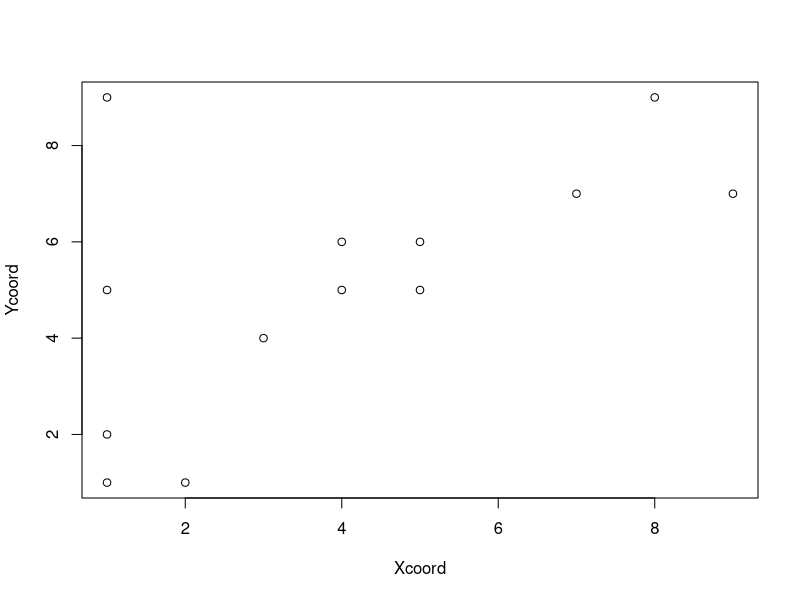
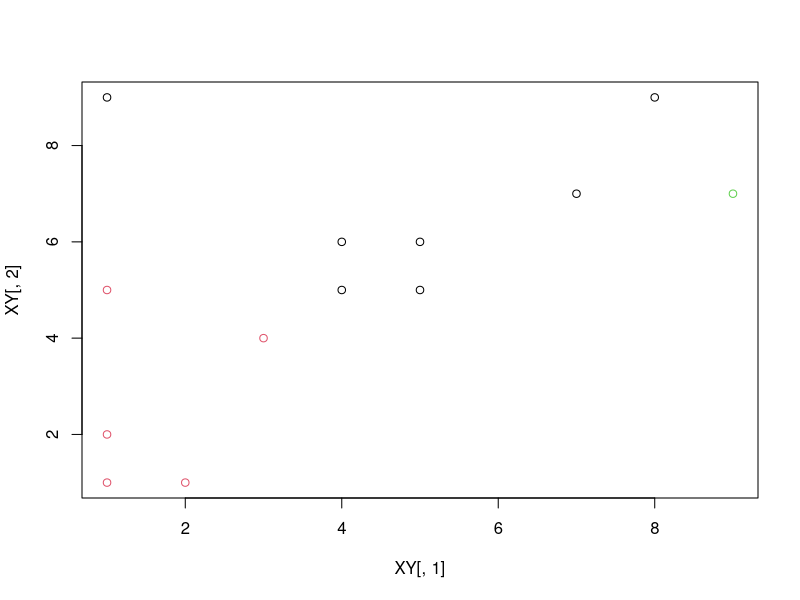
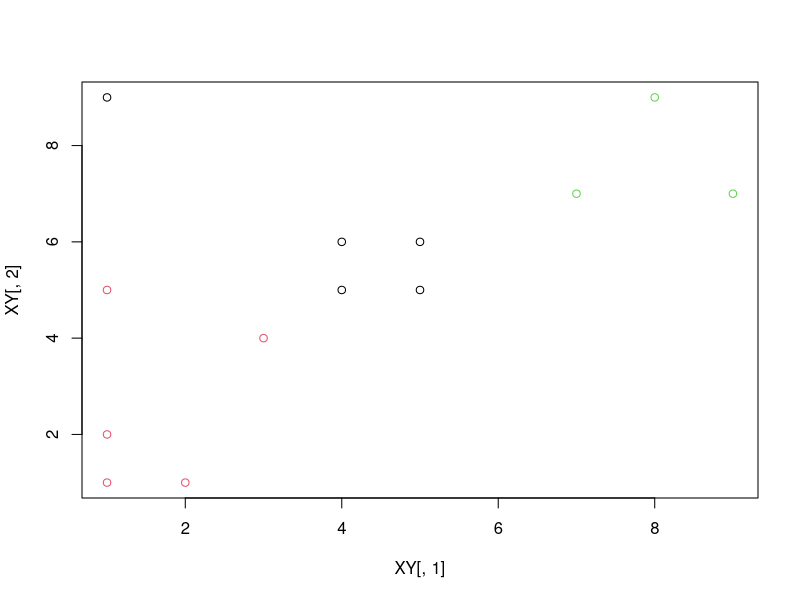
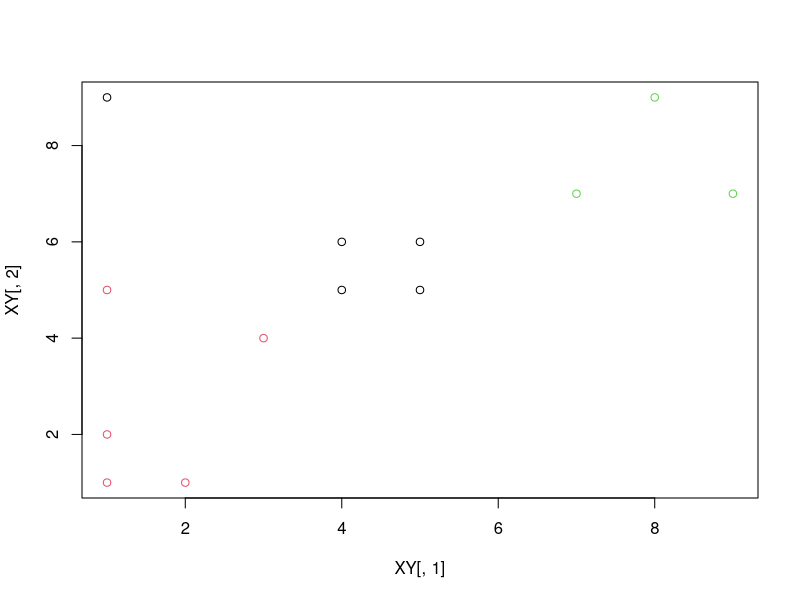

Write R code to recreate these figures, in order.
######Assignment 5 by Mansoor Baba Shaik
euclidDist<-function(XY,A,K){
  ecd=vector("list")
  euclidMatrix=vector("list")
  for(i in 1:K){
    for(j in 1:nrow(XY)){
      sqDist<-sum((XY[j,1]-A[i,1])^2,(XY[j,2]-A[i,2])^2)
      ecd[[j]]<-round(sqrt(sqDist),digits=3)
    }
    euclid=do.call(rbind,ecd)
    euclidMatrix[[i]]<-euclid
  }
  result=do.call(cbind,euclidMatrix)
  return(result)
}

assignClusterToPoints <- function(XY,B,K){
  clusterAssign=vector("list")
  meanDistance = euclidDist(XY,B,K)
  for(n in 1:nrow(meanDistance)){
    clusterAssign[[n]]<-which.min(meanDistance[n,])
  }
  clusterNums=do.call(rbind,clusterAssign)
  return(clusterNums)
}

calcNewMean<-function(XY,C,K){
  newMean=vector("list")
  for(m in 1:K){
    a<-which(C[,1]==m)
    newMeanX=0
    newMeanY=0
    for(n in 1:length(a)){
      index<-a[n]
      newMeanX<-newMeanX+XY[index,1]
      newMeanY<-newMeanY+XY[index,2]
    }
    nmX<-round(newMeanX/length(a),digits=3)
    nmY<-round(newMeanY/length(a),digits=3)
    newMean[[m]]<-cbind(nmX,nmY)
  }
  meansNew=do.call(rbind,newMean)
  return(meansNew)
}

k_means<-function(XY,means,K,maxItter){
  initClust=assignClusterToPoints(XY,means,K)
  #print(initClust)
  r<-cbind(XY,initClust)
  colnames(r)<-c("X","Y","Cluster")
  initResult<-as.matrix(r)
  #print(initResult)
  
  result=matrix(NA,ncol=(maxItter-1),nrow=13)
  for(p in 2:maxItter){
    if(p==2){
      new=calcNewMean(XY,initClust,K)
      
    }
    else
    {
      new=calcNewMean(XY,newClust,K)
      
    }
    newClust<-assignClusterToPoints(XY,new,K)
    m<-p-1
    result[,m]<-newClust
  }
  
  finalz=cbind(XY,initClust,result)
  colnames(finalz)<-c("X","Y",rep("Cluster",maxItter))
  finalz=as.data.frame(finalz)
  return(finalz)
}


#############################################
###Main Program

Xcoord <- c(1,3,1,1,4,5,7,8,9,4,5,1,2)
Ycoord <- c(2,4,5,9,6,5,7,9,7,5,6,1,1)
K <- 3
N<-5
data<-data.frame(Xcoord,Ycoord)
XY<-as.matrix(data)
means<-XY[sample(XY,size=3,replace=FALSE),]
cat("\n")
jpeg("0_initial_nocluster.jpg")
plot(Xcoord, Ycoord)
dev.off()

final=k_means(XY,means,K,N)

for(t in 2:N)
{
  prev=t+1
  curr=t+2
  if(identical(final[,prev],final[,curr])==TRUE){
    cat("Algorithm Converged at",t,"iteration")
    cat("\n")
    disp=t+2
    break
    
  }
}
cat("\n")

results<-as.matrix(final[,1:disp])
colnames(results)<-c("X","Y",rep("Cluster",disp-2))

for(pt in 3:disp){
  jpeg(paste(pt-2,".jpg"))
  plot(XY[,1],XY[,2],col=final[,pt])
  dev.off()
}


print(results)